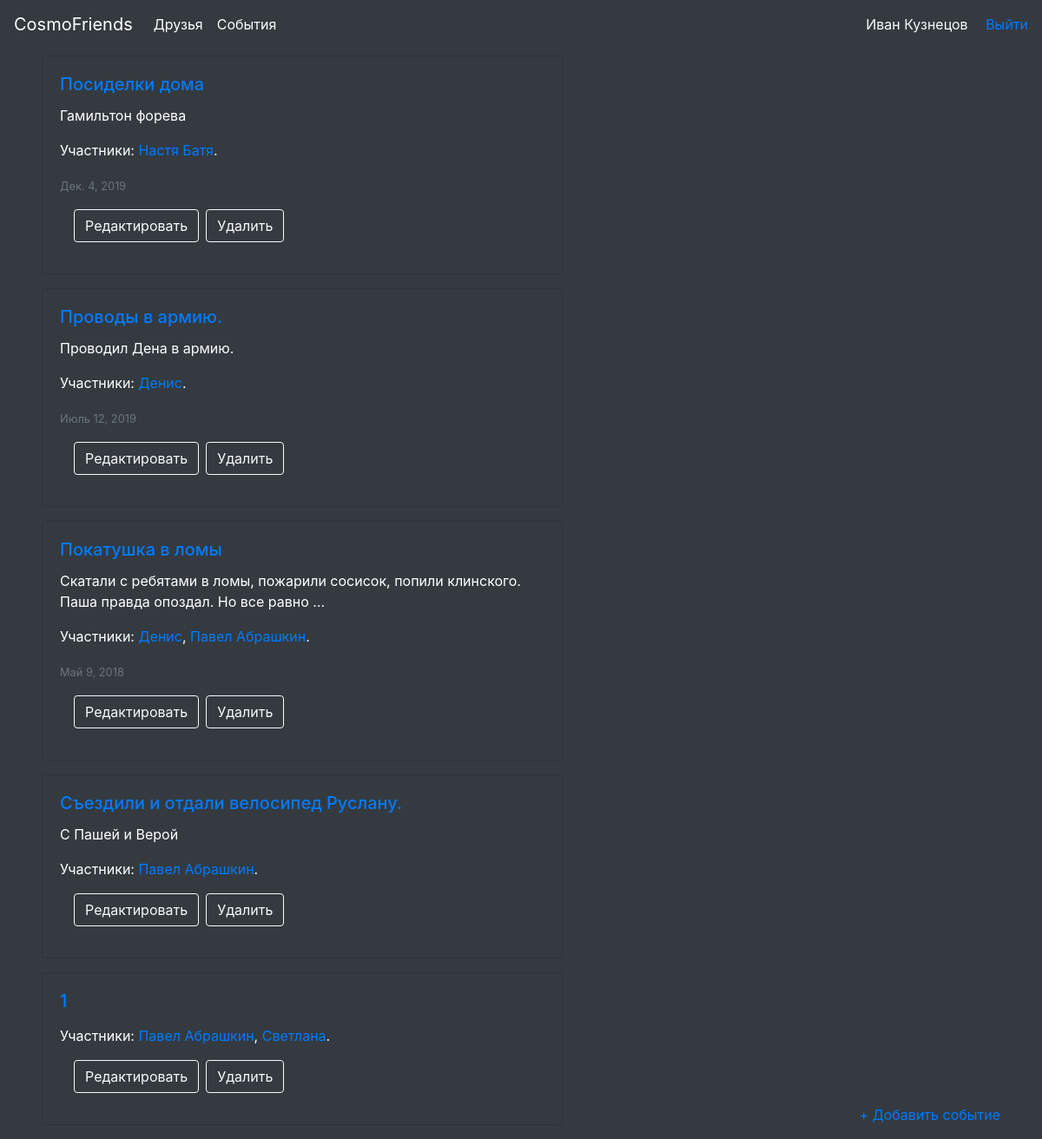
The page /events/ (signed in) on the database its author committed.
### cosmos/models.py (models this page shows, shortened)
class Events(models.Model):
    event_rating = (
        (1, 'Ужасно'),
        (2, 'Плохо'),
        (3, 'Удовлетворительно'),
        (4, 'Хорошо'),
        (5, 'Отлично'),
    )
    title = models.CharField('Название события', max_length=50)
    user = models.ForeignKey(User, on_delete=models.CASCADE)
    date = models.DateField('Дата', blank=True, null=True)
    points = models.IntegerField('Оценка', default=5, choices=event_rating)
    members = models.ManyToManyField(Friends)
    report = models.TextField('Описание', blank=True, null=True)
    class Meta:
        ordering = ['-date']

class Friends(models.Model):
    name = models.CharField(max_length=50)
    user = models.ForeignKey(User, on_delete=models.CASCADE)
    character = models.TextField(blank=True, null=True)
    points = models.IntegerField(default=0, blank=True)
    date_birth = models.DateField(blank=True, null=True)
    date_begin = models.DateField(blank=True, null=True)
    photo = models.ImageField(upload_to='photos/%Y/%m/%d', blank=True, null=True)
    groups = models.ManyToManyField(Group, blank=True, related_name='peoples')
    class Meta:
        ordering = ['date_begin']
    def __str__(self):
        return self.name

### cosmos/views.py (the view)
# urls.py: path('events/', EventsList.as_view(), name='events'),
class EventsList(LoginRequiredMixin, View):
    def get(self, request):
        e_list = Events.objects.filter(user=request.user)
        return render(request, 'cosmos/events.html', context={'e_list': e_list, 'short': True})

### cosmos/templates/cosmos/events.html (shortened to what this page needs)
{% extends 'base.html' %}
{% load static %}
{% block content %}
{% include 'cosmos/includes/header_template.html' %}
<div>
    {% for event in e_list %}
    {% include 'cosmos/includes/event_card_template.html' %}
    {% endfor %}
{% include 'cosmos/includes/add_event_template.html' %}
{% endblock %}

### cosmos/templates/cosmos/includes/header_template.html (shortened to what this page needs)
<nav class="navbar navbar-expand-lg navbar-dark bg-dark fixed-top">
    <a class="navbar-brand" href=" {% url 'home' %} ">CosmoFriends</a>
    <div class="collapse navbar-collapse" id="navbarSupportedContent">
        <ul class="navbar-nav mr-auto">
            <li class="nav-item active">
                <a class="nav-link" href=" {% url 'friends' %} ">Друзья</a>
            </li>
            <li class="nav-item active">
                <a class="nav-link" href="{% url 'events' %}">События</a>
            </li>
        </ul>
        <div class="text-light">
            {{ user.get_full_name }}
            <a class="ml-3" href=" {% url 'logout' %} ">Выйти</a>
        </div>
    </div>
</nav>
<div style="height: 4rem;">
</div>

### cosmos/templates/cosmos/includes/event_card_template.html (shortened to what this page needs)
{% load static %}
<div class="card bg-dark ml-5 mb-3 w-50">
    <div class="card-body">
        <a href="{% url 'some_event' event.id %}"><h5 class="card-title">{{event.title}}</h5></a>
        <p class="card-text">{%if short%}{{event.report|truncatewords:15}}{%else%}{{event.report}}{%endif%}</p>
        <p class="card-text">Участники:
            {%for member in event.members.all %}
            <a href="{% url 'some_friend' member.id%}">{{member}}</a>{%if forloop.last%}.{%else%},{%endif%}
            {%endfor%}
        </p>
        {% if event.date%}
        <p class="card-text"><small class="text-muted">{{event.date}}</small></p>
        {%endif%}
        <div class="form-inline mb-3 mt-3 ml-3 text-center">
            <form class="mr-2" action="{% url 'edit_event' event.id %}">
                <button type="submit" class="btn btn-outline-light">Редактировать</button>
            </form>
            <button type="button" class="btn btn-outline-light" data-toggle="modal"
                    data-target="#staticBackdrop{{event.id}}">Удалить
            </button>
        </div>
    </div>
</div>
</div>

### rows shown on the page
Events: title "Посиделки дома", report "Гамильтон форева", date "Дек. 4, 2019"
Friends: name "Настя Батя"
Events: title "Проводы в армию.", report "Проводил Дена в армию.", date "Июль 12, 2019"
Friends: name "Денис"
Events: title "Покатушка в ломы", report "Скатали с ребятами в ломы, пожарили сосисок, попили клинского. Паша правда опоздал. Но все равно …", date "Май 9, 2018"
Friends: name "Павел Абрашкин"
Events: title "Съездили и отдали велосипед Руслану.", report "C Пашей и Верой"
Events: title "1"
Friends: name "Светлана"

### other values the page prints
{{ user.get_full_name }} "Иван Кузнецов"
